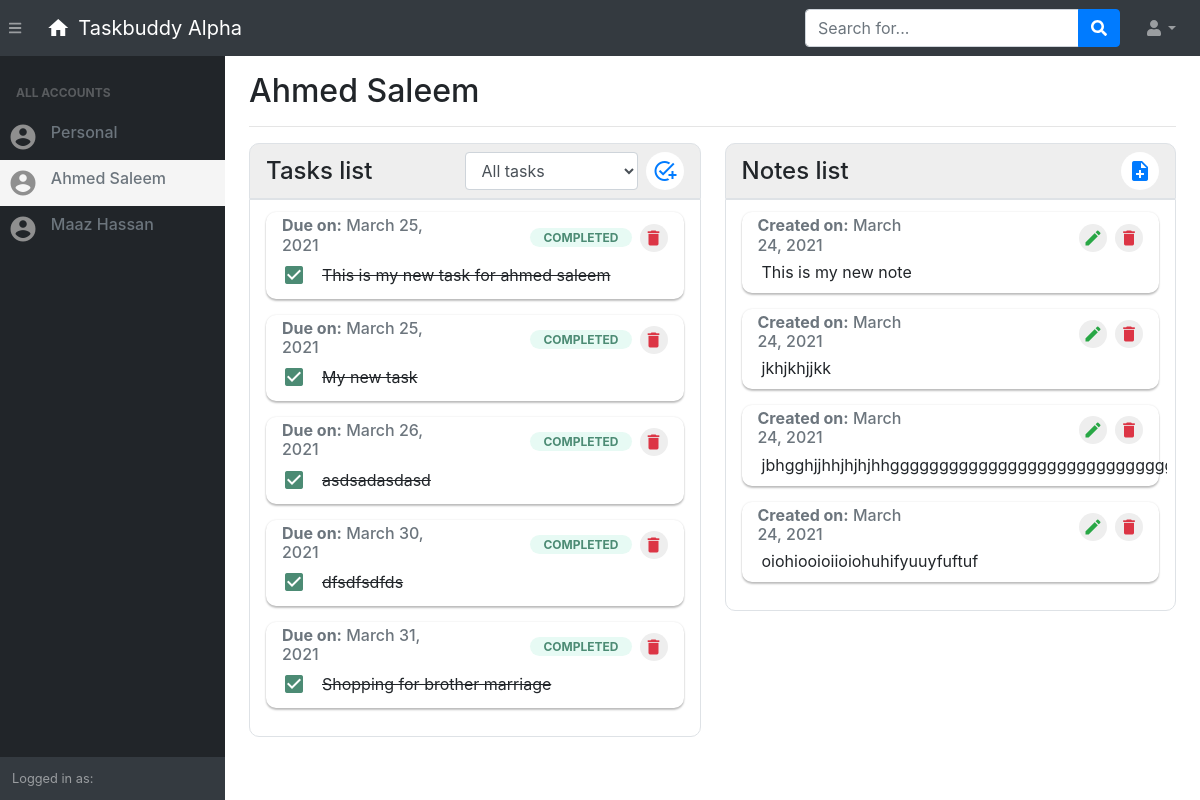
/customer/30 (signed in), run on an earlier commit of the app's database.
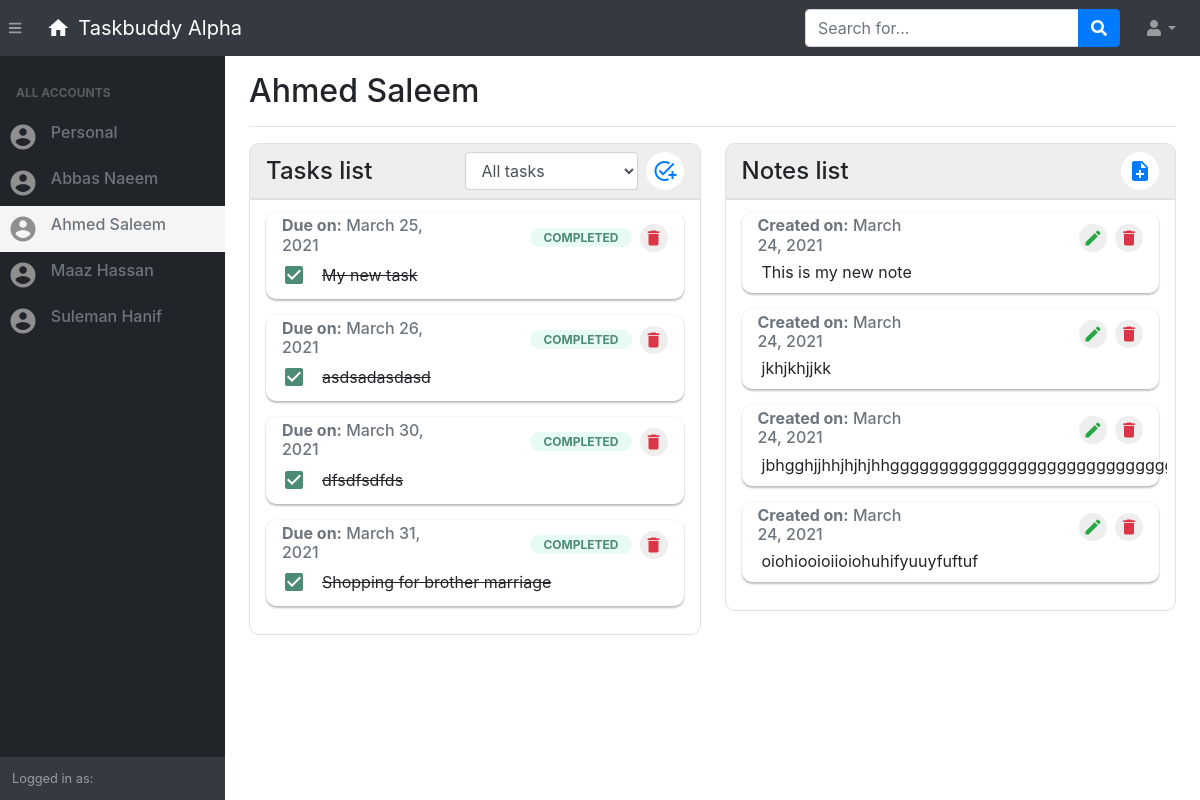
And on a later commit of the database.
### task/models.py (models this page shows, shortened)
class Customer(models.Model):
    first_name=models.CharField(max_length=70)
    last_name=models.CharField(max_length=70)
    email=models.EmailField()
    added_by = models.ForeignKey(User, on_delete = models.CASCADE, null = True)

class myTask(models.Model):
	task_text = models.CharField(max_length = 255)
	created_on = models.DateTimeField(default = datetime.now())
	due_date = models.DateField()
	added_by = models.ForeignKey(User, on_delete = models.CASCADE)
	added_for = models.ForeignKey(Customer, on_delete = models.CASCADE, null = True)
	completed_at = models.DateTimeField(null = True)
	completed_on_time = models.BooleanField(default = True)
	status = models.IntegerField(default = 0)
	def get_status(self):
		if self.status == 0:
			wording = "ON GOING"
			class_name = "on-going-label"
			box_class = "ongoing"
		if self.status == -1:
			wording = "OH LATE"
			class_name = "late-label"
			box_class = "late"
		if self.status == 1:
			wording = "COMPLETED"
			class_name = "completed-label"
			box_class = "complete"
		return {
			"wording": wording,
			"class_name": class_name,
			"box_class": box_class
		}
	def late_now(self):
		if self.status != 1:
			self.status = -1
			self.completed_on_time = False
			self.save()

class myNote(models.Model):
	note_text = models.TextField()
	created_on = models.DateTimeField(default = datetime.now())
	added_by = models.ForeignKey(User, on_delete = models.CASCADE)
	added_for = models.ForeignKey(Customer, on_delete = models.CASCADE, null = True)

### task/views.py (the view, shortened to what this page needs)
# urls.py: path('customer/<customer_id>', views.customer_view, name="customer"),
@login_required(login_url='login')
def customer_view(request, customer_id):
	try:
		context = {
			'today': datetime.now().date()
		}
		ID = int(customer_id)
		if Customer.objects.filter(id = ID, added_by = request.user).exists() or ID == 0:
			if ID == 0:
				context['my_customer'] = None
			else:
				context["my_customer"] = Customer.objects.get(id = ID)
			all_tasks = myTask.objects.filter(added_by = request.user, added_for = context['my_customer']).order_by('-id')
			all_notes = myNote.objects.filter(added_by = request.user, added_for = context['my_customer']).order_by('-id')
			for task in all_tasks:
				if task.due_date < datetime.now().date():
					task.late_now()
			context['all_tasks'] = all_tasks
			context['all_notes'] = all_notes
			context['customers'] = Customer.objects.filter(added_by = request.user).order_by('first_name')
			context['temp'] = True
			return render(request, "task/customer.html", context)
		else:
			return redirect("home page")
	except:
		return redirect("home page")

### task/templates/task/customer.html (shortened to what this page needs)
{% load static %}
{% load crispy_forms_tags %}
{% include 'task/inc/head.inc.html' %}
<body class="sb-nav-fixed">
    {% include 'task/inc/navbar.inc.html' %}
    <div id="layoutSidenav">
        <div id="layoutSidenav_nav">
            {% include 'task/inc/sidebar.inc.html' %}
        </div>
        <div id="layoutSidenav_content" style="overflow: hidden;">
            <div class="row">
                <div class="col-lg-12">
                    <div class="container-fluid">
                        {% if my_customer %}
                            <h2 class="mt-3">{{my_customer.first_name}} {{my_customer.last_name}}  </h2>
                        {% else %}
                            <h2 class="mt-3">Personal</h2>
                        {% endif %}
                        <hr class="mb-2">
                        <div class="row">
                            <div class="col-sm-6 py-2">
                                {% include 'task/inc/task-section.inc.html' %}
                            </div>
                            <div class="col-sm-6 py-2">
                                <div class="border py-2 px-3 d-flex align-items-center" style="background-color: #eeeeee; border-radius: 10px 10px 0px 0px;">
                                    <h4 class="my-0"  style="width: 50%;">Notes list</h4>
                                    <div class="form-group my-0 justify-content-end d-flex" style="width: 50%;">
                                        <i class="material-icons myIcon text-primary bg-white mk-pointer ml-2 my-0" data-toggle="collapse" data-target="#new-note-form" title="Add note">note_add</i>
                                    </div>
                                </div>
                                <div class="border radius-10 p-2" style="border-radius: 0px 0px 10px 10px;">
                                    <div style="max-height: 68vh; overflow: auto;" class="px-2 py-1">
                                        {% for note in all_notes %}
                                        <div class="google-box py-1 px-3 mb-3">
                                            <div class="d-flex align-items-center">
                                                <h6 class="text-muted my-0" style="width: 50%;"><b>Created on:</b> {{ note.created_on.date }}</h6>
                                                <i class="material-icons myIcon text-success mk-pointer ml-2 my-0 p-1 myIcon2 mt-1 editinginput-icon" id="edit-note-{{ note.id }}">edit</i>
                                                <i class="material-icons myIcon text-danger mk-pointer mt-1 ml-2 my-0 p-1 operation-note myIcon2" id="delete_{{ note.id }}">delete</i>
                                            </div>
                                            <div class="row mt-0 p-1">
                                                <div class="col-sm-12 col-12 d-flex align-items-center">
                                                    <p class="m-0"  id="text-note-{{ note.id }}" style="font-size: 16px; line-height: 26px;">
                                                        {{ note.note_text }}
                                                    </p>
                                                </div>
                                            </div>
                                        </div>
                                        {% endfor %}
                                    </div>
                                </div>
                            </div>
                        </div>
                    </div>
                </div>
            </div>
        </div>
    </div>
</body>
</html>

### task/templates/task/inc/head.inc.html (shortened to what this page needs)
{% load static %}
{% load crispy_forms_tags %}
<!DOCTYPE html>
<html lang="en">
    <head>
        <link href="{% static 'task/css/styles.css' %}" rel="stylesheet" />
        <link href="https://cdn.datatables.net/1.10.20/css/dataTables.bootstrap4.min.css" rel="stylesheet" />
    </head>

### task/templates/task/inc/navbar.inc.html (shortened to what this page needs)
<nav class="sb-topnav navbar navbar-expand navbar-dark bg-dark">
    {% if user.is_authenticated %}
        <button class="btn btn-link btn-sm order-1 order-lg-0" id="sidebarToggle" href="#"><i class="fas fa-bars"></i></button>
    {% endif %}
    <a class="navbar-brand d-flex align-items-center" href="{% url 'home page' %}">
        <i class="material-icons mr-2">home</i>
        Taskbuddy Alpha
    </a>
    {% if user.is_authenticated %}
    <form class="d-none d-md-inline-block form-inline ml-auto mr-0 mr-md-3 my-2 my-md-0">
        <div class="input-group">
            <input class="form-control" type="text" placeholder="Search for..." aria-label="Search" aria-describedby="basic-addon2" />
            <div class="input-group-append">
                <button class="btn btn-primary" type="button"><i class="fas fa-search"></i></button>
            </div>
        </div>
    </form>
    <ul class="navbar-nav ml-auto ml-md-0">
        <li class="nav-item dropdown">
            <a class="nav-link dropdown-toggle" id="userDropdown" href="#" role="button" data-toggle="dropdown" aria-haspopup="true" aria-expanded="false"><i class="fas fa-user fa-fw"></i></a>
        </li>
    </ul>
    {% endif %}
</nav>

### task/templates/task/inc/sidebar.inc.html (shortened to what this page needs)
<nav class="sb-sidenav accordion sb-sidenav-dark" id="sidenavAccordion">
    <div class="sb-sidenav-menu">
        <div class="nav">
            <div class="sb-sidenav-menu-heading">ALL ACCOUNTS</div>
            <div class="profile-card p-2 {% if not my_customer and temp %}profile-focused{% endif %}">
                <div class="row">
                    <div class="col-sm-2 d-flex align-items-center">
                        <i class="material-icons" style="color: #8f8f8f; font-size: 30px;">account_circle</i>
                    </div>
                    <div class="col-sm-10 px-3 d-flex align-items-center">
                        <a href="customer/0" class="my-0 text-secondary" style="text-decoration: none;">
                            <h6>Personal</h6>
                        </a>
                    </div>
                </div>
            </div>
            {% for customer in customers %}
                    <div class="profile-card p-2 {% if customer.id == my_customer.id %}profile-focused{% endif %}">
                        <div class="row">
                            <div class="col-sm-2 d-flex align-items-center">
                                <i class="material-icons" style="color: #8f8f8f; font-size: 30px;">account_circle</i>
                            </div>
                            <div class="col-sm-10 px-3 d-flex align-items-center">
                                <a href="customer/{{customer.id}}" class="my-0 text-secondary" style="text-decoration: none;">
                                    <h6>{{ customer.first_name }} {{ customer.last_name }}</h6>
                                </a>
                            </div>
                        </div>
                    </div>
            {% endfor %}
        </div>
    </div>
    {% if user.is_authenticated %}
    <div class="sb-sidenav-footer">
        <div class="small">Logged in as:</div>
    </div>
    {% endif %}
</nav>

### task/templates/task/inc/task-section.inc.html (shortened to what this page needs)
<div class="border py-2 px-3 d-flex align-items-center" style="background-color: #eeeeee; border-radius: 10px 10px 0px 0px;">
    <h4 class="my-0"  style="width: 50%;">Tasks list</h4>
    <div class="form-group my-0 justify-content-end d-flex" style="width: 50%;">
        {% if all_tasks %}
        <select class="form-control" id="task-filter" style="width: fit-content;">
            <option value="all">All tasks</option>
        </select>
        {% endif %}
        {% if not customer_section %}
            <i class="material-icons myIcon text-primary bg-white mk-pointer ml-2 my-0" data-toggle="collapse" data-target="#new-task-form" title="Add task">add_task</i>
        {% endif %}
    </div>
</div>
<div class="border radius-10 p-2" style="border-radius: 0px 0px 10px 10px;">
    <div style="max-height: 68vh; overflow: auto;" class="px-2 py-1">
        {% for task in all_tasks %}
        <div class="google-box py-1 px-3 mb-3 my-any-task {{ task.get_status.box_class }}">
            <div class="d-flex align-items-center">
                <h6 class="text-muted my-0" style="width: 50%;"><b>Due on:</b> {% if today == task.due_date %}Today{% else %}{{ task.due_date }}{% endif %}</h6>
                <div style="width: 50%;" class="text-right">
                    <span class="mylabel {{ task.get_status.class_name }}" id="label_{{ task.id }}">{{ task.get_status.wording }}</span>
                </div>
                <i class="material-icons myIcon text-danger mk-pointer ml-2 my-0 operation p-1 myIcon2 mt-1" id="delete_{{ task.id }}">delete</i>
            </div>
            <div class="row mt-0 p-1">
                <div class="col-sm-12 d-flex px-0 py-1 align-items-center">
                    {% if task.status == 1 %}
                    <i class="material-icons mk-pointer radius-100 task-completed mx-2" title="Completed">check_box</i>
                    {% else %}
                    <i class="material-icons mk-pointer radius-100 operation operation-complete mx-2" id="complete_{{ task.id }}">check_box_outline_blank</i>
                    {% endif %}
                    <p class="mx-2 mr-3 my-0" style="font-size: 16px;" id="text-task-{{ task.id }}">
                        {% if task.status == 1 %}
                            <del>{{ task.task_text }}</del>
                        {% else %}
                            {{ task.task_text }}
                        {% endif %}
                    </p>
                </div>
            </div>
        </div>
        {% endfor %}
    </div>
</div>

### task/templates/task/inc/bottomLinks.inc.html (shortened to what this page needs)
{% load static %}

### task/templates/task/inc/head.inc.html (style rules this page uses)
.mk-pointer { cursor: pointer; }
.radius-10 { border-radius: 10px; }
.profile-card { transition-duration: 0.25s; }
.profile-focused { background-color: #f5f5f5; transition-duration: 0.25s; }
body { overflow: none; }
.myIcon2 { font-size: 20px; }

What changed in the data, as far as the page shows it:
removed myTask: due_date "March 25, 2021", get_status.wording "COMPLETED", task_text "This is my new task for ahmed saleem"
added Customer: first_name "Abbas", last_name "Naeem"
added Customer: first_name "Suleman", last_name "Hanif"
